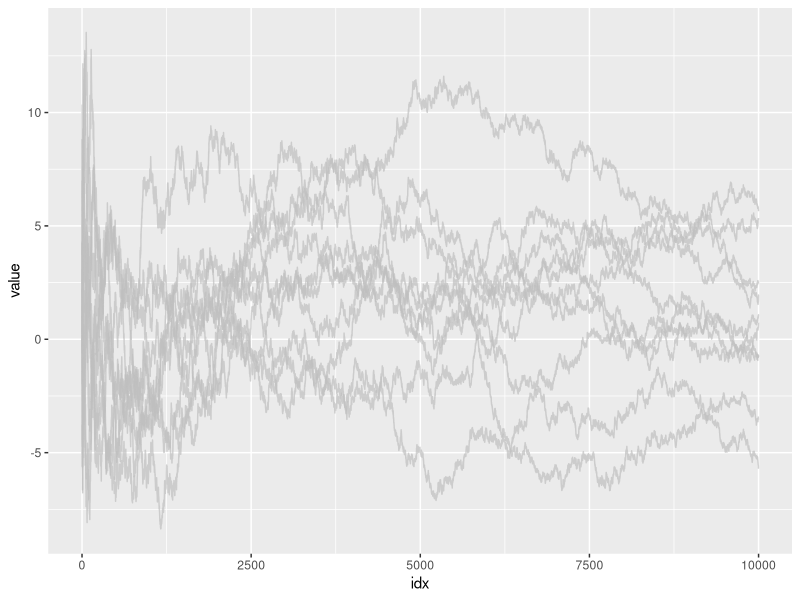

Recreate this plot in R.
N = 10000
M = 10

# N*Mの空データフレームを事前に作成しておく
createEmptyDf = function(nrow, ncol, colnames = c()){
    data.frame(matrix(vector(), nrow, ncol, dimnames = list(c(), colnames)))
}

col.names <- paste("s", as.character(1:M), sep = "")
df = createEmptyDf(N, M+1, colnames = c(col.names,"idx"))
df$idx <- 1:N

# M回シミュレーションする
for (sim in 1:M) {
    x = rchisq(N,10,0)
    mu = 10

    sum <- 0
    z <- rep(0, length = N)


    for (n in 1:N) {
      sum <- sum + x[n]
      # z[n] <- sum / n # Law of Large Numbers
      z[n] <- (sum / n - mu) * sqrt(n) # Centrl Limit Theorem
      # z[n] <- (sum / n - mu) * n^(1/3)
    }

    df[, sim] <- z
}

# 一つの図にまとめて折れ線プロットために
# dfを縦1列の縦長に変換する（常套手段）
# library(tidyverse)
library(tidyr)
df2 <- df %>% tidyr::gather("id", "value", 1:M)
#
library(ggplot2)
ggplot() +
  geom_line(aes(idx, value, group = id), df2, colour = alpha("grey", 0.7))
